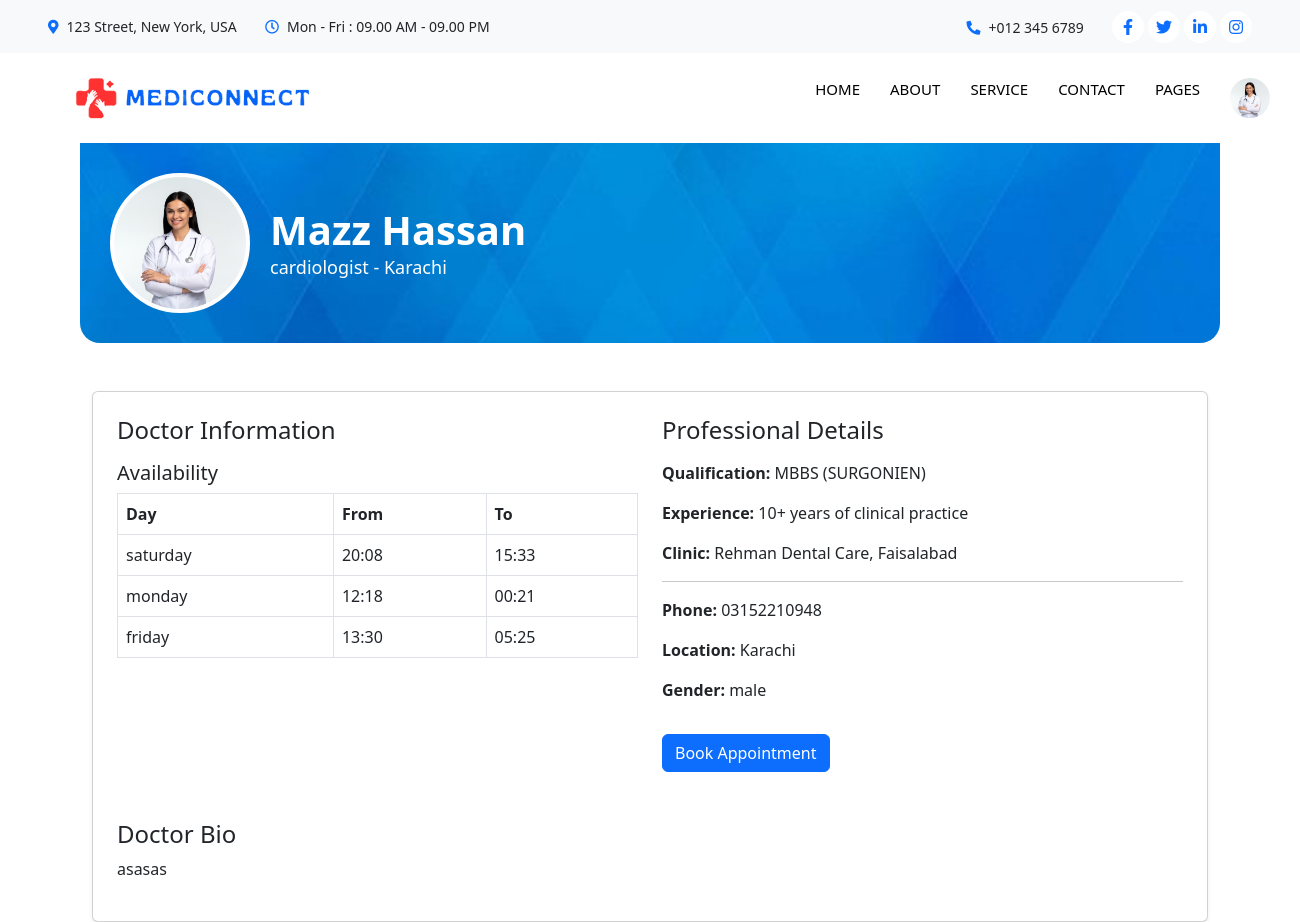
The app's page /profiles.php?id=17 (signed in) with its own data.
### tables this page shows
CREATE TABLE `doctor_register` (
  `id` int(11) NOT NULL,
  `name` varchar(50) NOT NULL,
  `email` varchar(100) NOT NULL,
  `password` varchar(50) NOT NULL,
  `role` varchar(50) NOT NULL,
  `phone` varchar(50) DEFAULT NULL,
  `gender` varchar(10) DEFAULT NULL,
  `location` varchar(50) DEFAULT NULL,
  `postal_code` varchar(20) DEFAULT NULL,
  `clinic_address` varchar(255) DEFAULT NULL,
  `category` varchar(50) DEFAULT NULL,
  `qualification` varchar(100) DEFAULT NULL,
  `experience` int(11) DEFAULT NULL,
  `profile_pic` varchar(255) DEFAULT 'default.png',
  `date_time` timestamp NOT NULL DEFAULT current_timestamp(),
  `bio` varchar(200) DEFAULT NULL,
  `from_time` int(11) DEFAULT NULL,
  `to_time` int(11) DEFAULT NULL,
  `available_day` varchar(50) DEFAULT NULL
);

CREATE TABLE `doctor_availiblity` (
  `doctor_id` int(11) NOT NULL,
  `available_day` varchar(50) NOT NULL,
  `available_time_to` varchar(50) NOT NULL,
  `available_time_from` varchar(50) NOT NULL,
  `id` int(11) NOT NULL
);

### profiles.php (the view, shortened to what this page needs)
<?php
$doctorprofile_id = $_GET['id'];
include("connection.php");
$query = "SELECT * FROM doctor_register WHERE id = $doctorprofile_id";
$result = mysqli_query($conn, $query);
$fresult = mysqli_fetch_assoc($result);
?>
<!DOCTYPE html>
<html lang="en">
<head>
  <link href="https://cdn.jsdelivr.net/npm/bootstrap@5.3.0/dist/css/bootstrap.min.css" rel="stylesheet">
  <link href="https://cdnjs.cloudflare.com/ajax/libs/font-awesome/5.15.4/css/all.min.css" rel="stylesheet">
  <link href="https://cdn.jsdelivr.net/npm/bootstrap-icons@1.10.5/font/bootstrap-icons.css" rel="stylesheet">
  <link rel="stylesheet" href="css/style.css">
</head>
<body>
<?php include("components/navbar.php"); ?>
<div class="container-fluid">
  <div class="profile-banner container position-relative py-5">
    <img src="<?php echo '../Mediconnect/Doctor_dashboard/src/html/imagedata/' . $fresult['profile_pic']; ?>" alt="Doctor Image" class="profile-avatar">
    <div class="profile-text">
      <h1 class="text-white"><?php echo $fresult['name']; ?></h1>
      <span class="text-white" ><?php echo $fresult['category']; ?> - <?php echo $fresult['location']; ?></span>
    </div>
  </div>
  <div class="container mt-5">
    <div class="card shadow-sm p-4">
      <div class="row">
        <div class="col-md-6 mb-4">
          <h4 class="mb-3">Doctor Information</h4>
          <h5>Availability</h5>
          <?php
        $doctorprofile_id = $_GET['id'];
          $showquery = "SELECT * FROM doctor_availiblity WHERE doctor_id = $doctorprofile_id";
          $showresult = mysqli_query($conn, $showquery);
          ?>
          <table class="table table-bordered w-100">
            <thead>
              <tr>
                <th>Day</th>
                <th>From</th>
                <th>To</th>
              </tr>
            </thead>
            <tbody>
              <?php foreach ($showresult as $data): ?>
              <tr>
                <td><?php echo $data['available_day']; ?></td>
                <td><?php echo $data['available_time_from']; ?></td>
                <td><?php echo $data['available_time_to']; ?></td>
              </tr>
              <?php endforeach; ?>
            </tbody>
          </table>
        </div>
        <div class="col-md-6 mb-4">
          <h4 class="mb-3">Professional Details</h4>
          <p><strong>Qualification:</strong> <?php echo $fresult['qualification']; ?></p>
          <p><strong>Experience:</strong> 10+ years of clinical practice</p>
          <p><strong>Clinic:</strong> Rehman Dental Care, Faisalabad</p>
          <hr>
          <p><strong>Phone:</strong> <?php echo $fresult['phone']; ?></p>
          <p><strong>Location:</strong> <?php echo $fresult['location']; ?></p>
          <p><strong>Gender:</strong> <?php echo $fresult['gender']; ?></p>
           <?php
               echo "<a href='appointment.php?id=$doctorprofile_id' class='btn btn-primary mt-3'>Book Appointment</a>";
            ?>
        </div>
      </div>
      <div class="mt-4">
        <h4>Doctor Bio</h4>
        <p><?php echo $fresult['bio']; ?></p>
      </div>
    </div>
  </div>
</div>
</body>
</html>

### components/navbar.php (shortened to what this page needs)
<div class="container-fluid bg-light p-0 wow fadeIn" data-wow-delay="0.1s">
    <div class="row gx-0 d-none d-lg-flex">
        <div class="col-lg-7 px-5 text-start">
            <div class="h-100 d-inline-flex align-items-center py-3 me-4">
                <small class="fa fa-map-marker-alt text-primary me-2"></small>
                <small>123 Street, New York, USA</small>
            </div>
            <div class="h-100 d-inline-flex align-items-center py-3">
                <small class="far fa-clock text-primary me-2"></small>
                <small>Mon - Fri : 09.00 AM - 09.00 PM</small>
            </div>
        </div>
        <div class="col-lg-5 px-5 text-end">
            <div class="h-100 d-inline-flex align-items-center py-3 me-4">
                <small class="fa fa-phone-alt text-primary me-2"></small>
                <small>+012 345 6789</small>
            </div>
            <div class="h-100 d-inline-flex align-items-center">
                <a class="btn btn-sm-square rounded-circle bg-white text-primary me-1" href="#"><i class="fab fa-facebook-f"></i></a>
                <a class="btn btn-sm-square rounded-circle bg-white text-primary me-1" href="#"><i class="fab fa-twitter"></i></a>
                <a class="btn btn-sm-square rounded-circle bg-white text-primary me-1" href="#"><i class="fab fa-linkedin-in"></i></a>
                <a class="btn btn-sm-square rounded-circle bg-white text-primary me-0" href="#"><i class="fab fa-instagram"></i></a>
            </div>
        </div>
    </div>
</div>
<nav class="navbar navbar-expand-lg bg-white navbar-light sticky-top p-0 wow fadeIn" data-wow-delay="0.1s">
    <a href="index.php" class="navbar-brand d-flex align-items-center px-4 px-lg-5">
        <img class="w-75 logo-blink" src="../Mediconnect/img/mediconnect_logo.png" alt="">
    </a>
    <div class="collapse navbar-collapse" id="navbarCollapse">
        <div class="navbar-nav ms-auto p-4 p-lg-0">
            <?php
            $currentPage = basename($_SERVER['PHP_SELF']);
            ?>
            <a href="index.php" class="nav-item nav-link <?php echo ($currentPage == 'index.php') ? 'active-blink' : ''; ?>">Home</a>
            <a href="about.php" class="nav-item nav-link <?php echo ($currentPage == 'about.php') ? 'active-blink' : ''; ?>">About</a>
            <a href="service.php" class="nav-item nav-link <?php echo ($currentPage == 'service.php') ? 'active-blink' : ''; ?>">Service</a>
            <a href="contact.php" class="nav-item nav-link <?php echo ($currentPage == 'contact.php') ? 'active-blink' : ''; ?>">Contact</a>
            <div class="nav-item dropdown">
    <a href="#" class="nav-link dropdown-toggle <?php echo in_array($currentPage, ['feature.php','disease_page.php','appointment.php','news_page.php','404.php']) ? 'active' : ''; ?>" data-bs-toggle="dropdown">Pages</a>
</div>
        <?php
        include("connection.php");
        if (isset($_SESSION['doctor_id']) && $_SESSION['role'] === "doctor") {
            $doctorid = $_SESSION['doctor_id'];
            $query1 = "SELECT id, profile_pic FROM doctor_register WHERE id = $doctorid";
            $result1 = mysqli_query($conn, $query1);
            if ($result1 && $row = mysqli_fetch_assoc($result1)) {
                $profileImg = (!empty($row['profile_pic'])) ? $row['profile_pic'] : 'default.jpg';
                echo "
                <div class='d-none d-lg-flex' id='doctorProfile' style='display:block;'>
                    <div class='nav-item dropdown'>
                        <a href='#' class='nav-link dropdown-toggle' data-bs-toggle='dropdown'>
                           <img src='Doctor_dashboard/src/html/imagedata/".$profileImg."' alt='Profile' class='profile-img'>
                        </a>
                        <div class='dropdown-menu dropdown-menu-start'>
                            <a href='Doctor_dashboard/src/html/' class='dropdown-item'>Dashboard</a>
                            <a href='logout.php' class='dropdown-item'>Log Out</a>
                        </div>
                    </div>
                </div>";
            }
        }
        ?>
    </div>
</nav>

### css/style.css (style rules this page uses)
:root { --primary: #0463FA; --light: #EFF5FF; --dark: #1B2C51; }
.btn { font-weight: 500; transition: .5s; }
.btn.btn-primary, .btn.btn-secondary { color: #FFFFFF; }
.btn-sm-square { width: 32px; height: 32px; }
.btn-square, .btn-sm-square, .btn-lg-square { padding: 0; display: flex; align-items: center; justify-content: center; font-weight: normal; }
.navbar .dropdown-toggle::after { border: none; content: "\f107"; font-family: "Font Awesome 5 Free"; font-weight: 900; vertical-align: middle; margin-left: 8px; }
.navbar .navbar-nav .nav-link { margin-right: 30px; padding: 25px 0; color: #FFFFFF; font-size: 15px; font-weight: 500; text-transform: uppercase; outline: none; }
.navbar .navbar-brand, .navbar a.btn { height: 75px; }
.navbar .navbar-nav .nav-link { color: var(--dark); font-weight: 500; }
.navbar.sticky-top { top: -100px; transition: .5s; }
h1 { text-align: center; margin-bottom: 30px; color: #2c3e50; }

### profiles.php (style rules this page uses)
.profile-banner { background-image: url('Doctor_dashboard/src/html/imagedata/doctor_banner2.jpeg'); background-size: cover; background-position: center; height: 200px; position: relative; border-bottom-left-radius: 20px; border-bottom-right-radius: 20px; }
.profile-avatar { width: 140px; height: 140px; border-radius: 50%; object-fit: cover; border: 4px solid #fff; position: absolute; top: 50%; left: 30px; transform: translateY(-50%); background-color: #fff; }
.profile-text { position: absolute; top: 50%; left: 190px; transform: translateY(-50%); color: white; }
.profile-text h1 { margin: 0; color: black; font-weight: 700; }
.profile-text span { font-size: 18px; color: black; }

### components/navbar.php (style rules this page uses)
.profile-img { width: 40px; height: 40px; border-radius: 50%; object-fit: cover; }
.dropdown-toggle::after { display: none !important; }
.navbar .nav-link { position: relative; font-weight: 500; padding: 10px 15px; color: #000 !important; transition: color 0.3s ease; }
.navbar .nav-link::after { content: ''; position: absolute; width: 0; height: 2px; bottom: 5px; left: 50%; transform: translateX(-50%); background-color: #0d6efd; transition: width 0.3s ease; }
.btn.btn-primary { transition: all 0.3s ease-in-out; box-shadow: none; }
.logo-blink { animation: blinkLogo 2s infinite ease-in-out; }

### records on screen
doctor_register: profile_pic (picture), name "Mazz Hassan", category "cardiologist", location "Karachi", qualification "MBBS (SURGONIEN)", phone "03152210948", gender "male", bio "asasas"
doctor_availiblity: available_day "saturday", available_time_from "20:08", available_time_to "15:33"
doctor_availiblity: available_day "monday", available_time_from "12:18", available_time_to "00:21"
doctor_availiblity: available_day "friday", available_time_from "13:30", available_time_to "05:25"
